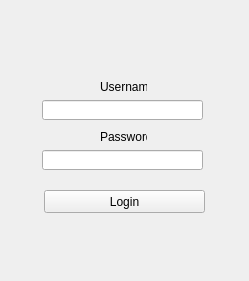
<?xml version="1.0" encoding="UTF-8"?>
<ui version="4.0">
 <class>Form</class>
 <widget class="QWidget" name="Form">
  <property name="geometry">
   <rect>
    <x>0</x>
    <y>0</y>
    <width>249</width>
    <height>281</height>
   </rect>
  </property>
  <property name="windowTitle">
   <string>Form</string>
  </property>
  <widget class="QLineEdit" name="username">
   <property name="geometry">
    <rect>
     <x>42</x>
     <y>100</y>
     <width>161</width>
     <height>20</height>
    </rect>
   </property>
   <property name="alignment">
    <set>Qt::AlignCenter</set>
   </property>
  </widget>
  <widget class="QLineEdit" name="password">
   <property name="geometry">
    <rect>
     <x>42</x>
     <y>150</y>
     <width>161</width>
     <height>20</height>
    </rect>
   </property>
   <property name="echoMode">
    <enum>QLineEdit::Password</enum>
   </property>
   <property name="alignment">
    <set>Qt::AlignCenter</set>
   </property>
  </widget>
  <widget class="QPushButton" name="login_btn">
   <property name="geometry">
    <rect>
     <x>44</x>
     <y>190</y>
     <width>161</width>
     <height>23</height>
    </rect>
   </property>
   <property name="text">
    <string>Login</string>
   </property>
  </widget>
  <widget class="QLabel" name="label">
   <property name="geometry">
    <rect>
     <x>100</x>
     <y>80</y>
     <width>47</width>
     <height>13</height>
    </rect>
   </property>
   <property name="text">
    <string>Username</string>
   </property>
  </widget>
  <widget class="QLabel" name="label_2">
   <property name="geometry">
    <rect>
     <x>100</x>
     <y>130</y>
     <width>47</width>
     <height>13</height>
    </rect>
   </property>
   <property name="text">
    <string>Password</string>
   </property>
  </widget>
 </widget>
 <resources/>
 <connections/>
</ui>
